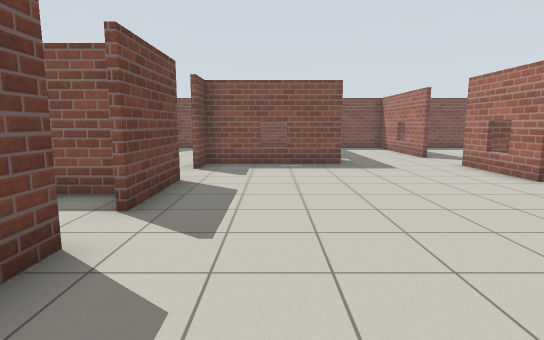
view 1 (above)

17 first-person views from a walk through a world built for the Gazebo simulator. The camera is 1.2 m above the floor, tilts 8° down and sees 80° across. The floor is counted in squares, 1 m on a side. Each view is taken from the middle of a square. On the plan, view 1 faces up. The plan holds only what a view shows up to about 13 squares ahead; the rest is blank.

view 2
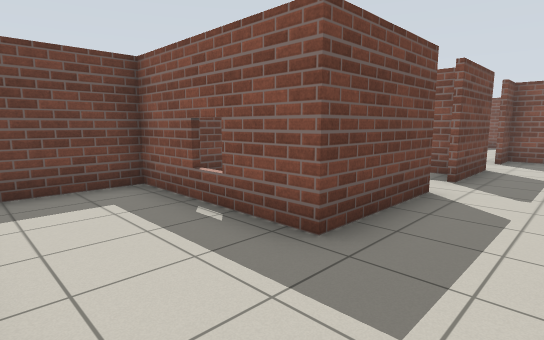

view 3
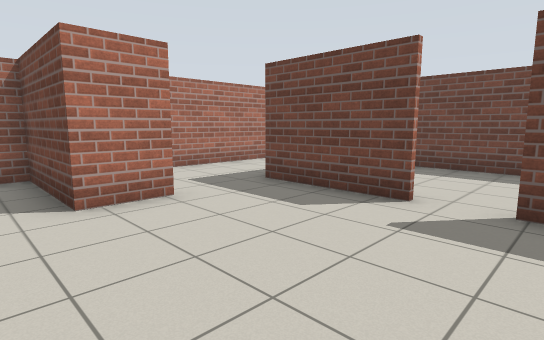

view 4
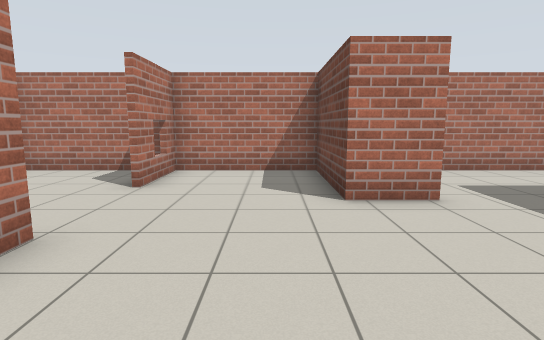

view 5
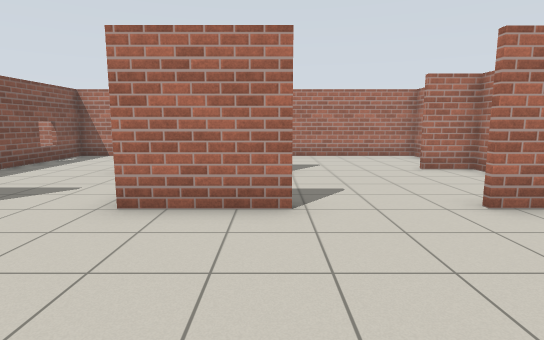

view 6
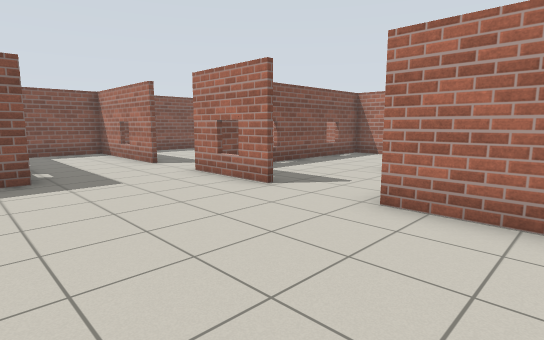

view 7
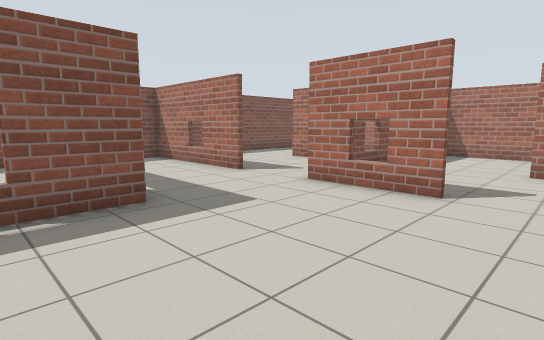

view 8
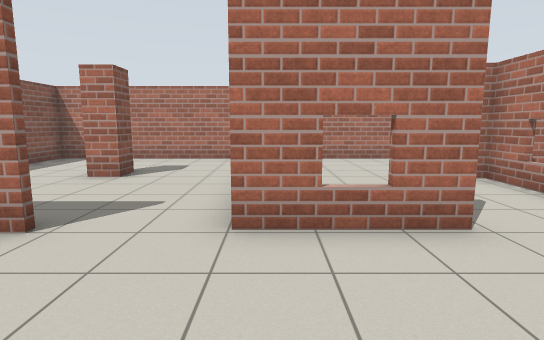

view 9
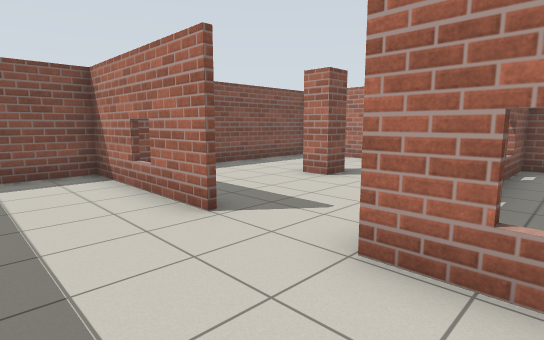

view 10
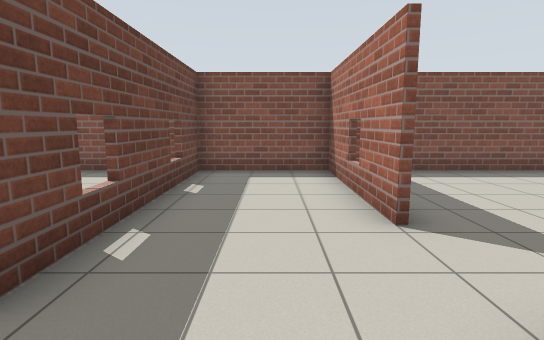

view 11
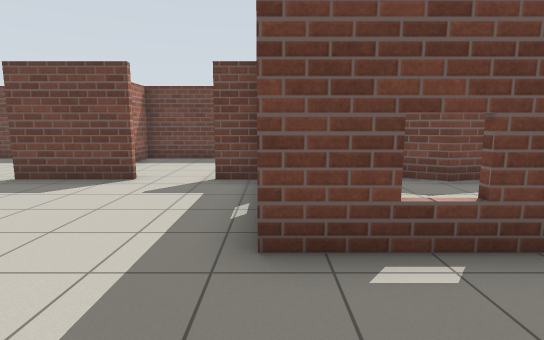

view 12
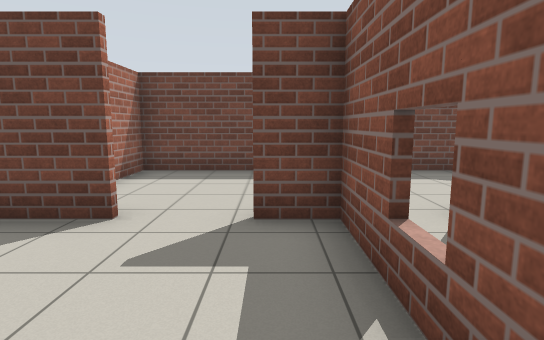

view 13
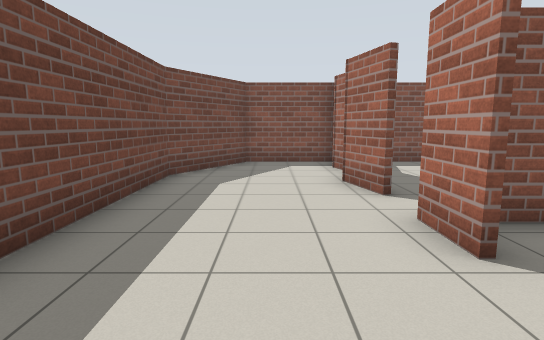

view 14
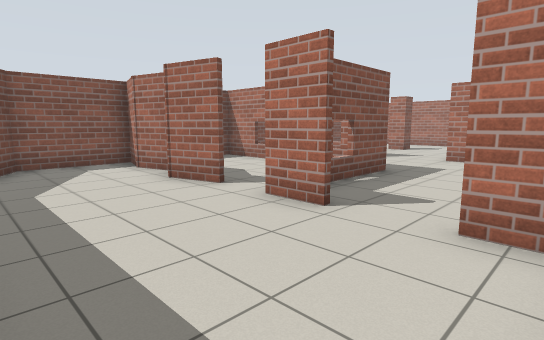

view 15
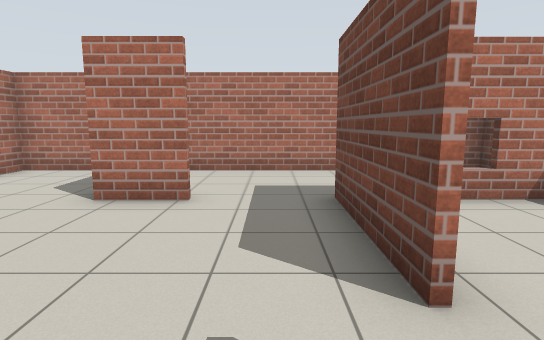

view 16
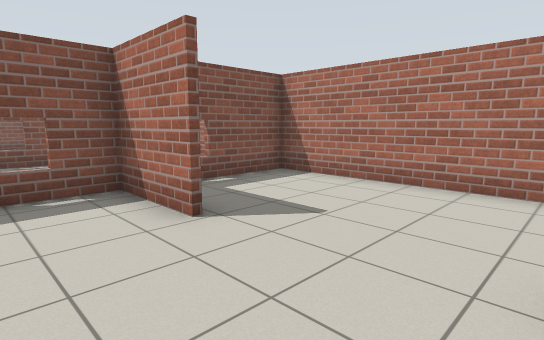

view 17
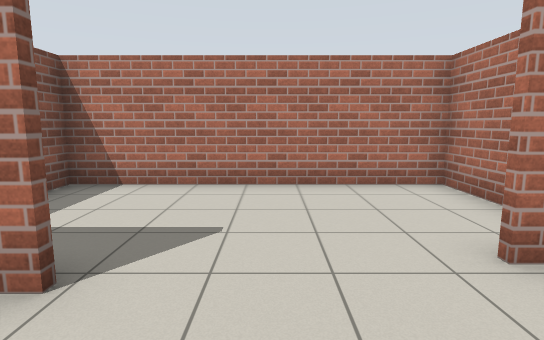

### Floor plan
Points are (right, up) in squares from view 1. A wall is a line through its corners. A room is listed if a view was taken in it or the views show most of it. See-through windows are left out.
Room 1 (views 1, 2)
walls: (-2, -0.2) (-6.5, -0.2); (-6.4, 0) (-6.4, -3.4) (1.2, -3.4)
ways out: opening at (-0.5, 0) to room 2
Room 2 (views 3, 4, 5, 6, 7, 8, 9, 10, 11, 12, 15, 16, 17)
walls: (5.6, 1.6) (5.6, 4.2); (5.6, 6.6) (5.6, 9.5); (9.2, 4.1) (7.4, 4.1); (9.2, 1.6) (9.2, 4); (0.2, 0) (1.8, 0) (1.8, -3.4) (5.6, -3.4) (5.6, -1); (-2, 3.1) (-2, -0.2); (5.9, -3.4) (9.7, -3.4) (9.7, -2); (-2, 7) (-2, 4.3); (5.6, 11.6) (5.6, 16.4) (2, 16.4); (11.6, -3.4) (13.4, -3.4) (13.4, 4.1) (10.9, 4.1); (2.1, 16.5) (2.1, 9.9) (-2, 9.9) (-2, 8.8)
ways out: opening at (-0.5, 0) to room 1; opening at (-2, 7.5) to room 3; opening at (6, 10.5) to room 4; opening at (6, 5.5) to room 5; opening at (-2, 4) to room 6
Room 3 (views 13, 14)
walls: (-2.1, 11.4) (-2.5, 12.9); (-2.1, 8.8) (-2.1, 10.1); (-1.9, 13.9) (-2.3, 15.1) (-1.9, 16.4) (-4.8, 16.4) (-6.4, 13.6) (-6.4, 5.6) (-4.9, 5.6); (-2.1, 6.3) (-2.1, 7)
ways out: opening at (-2, 7.5) to room 2; opening at (-2, 11) to room 7
Room 4 (no view inside)
walls: (10.1, 12.5) (9.4, 12.5) (9.4, 13.2); (13.4, 10.4) (13.4, 16.4) (6.1, 16.4)
ways out: opening at (6, 10.5) to room 2
Room 5 (no view inside)
walls: (9.2, 4) (9.2, 6); (7.5, 4.2) (9.2, 4.2); (13.4, 4.7) (13.4, 9.3) (6.2, 9.3)
ways out: opening at (6, 5.5) to room 2
Room 6 (no view inside)
walls: (-6.4, 3.9) (-6.4, 0); (-2.4, 5.5) (-3.7, 5.5); (-5.4, 0) (-4, 0)
ways out: opening at (-2, 4) to room 2
Room 7 (no view inside)
walls: (2, 14.3) (2, 16.5); (-2, 14.6) (-1.8, 13.8) (-2.3, 12.8); (2, 16.4) (-1.1, 16.4); (2, 10.9) (2, 11.5)
ways out: opening at (-2, 11) to room 3

Where each view was taken, in squares from view 1:
view 1: 0 up, 0 right, facing up
view 2: 3 down, 0 right, facing up-left
view 3: 5 up, 3 right, facing down-left
view 4: 5 up, 3 right, facing down
view 5: 2 up, 1 right, facing right
view 6: 2 up, 1 right, facing up-right
view 7: 5 up, 0 right, facing up-right
view 8: 9 up, 2 right, facing right
view 9: 8 up, 3 right, facing up-right
view 10: 8 up, 4 right, facing up
view 11: 10 up, 5 right, facing left
view 12: 9 up, 2 right, facing left
view 13: 6 up, 4 left, facing up
view 14: 6 up, 6 left, facing up-right
view 15: 5 up, 1 left, facing down
view 16: 2 down, 7 right, facing up-right
view 17: 0 up, 7 right, facing right
